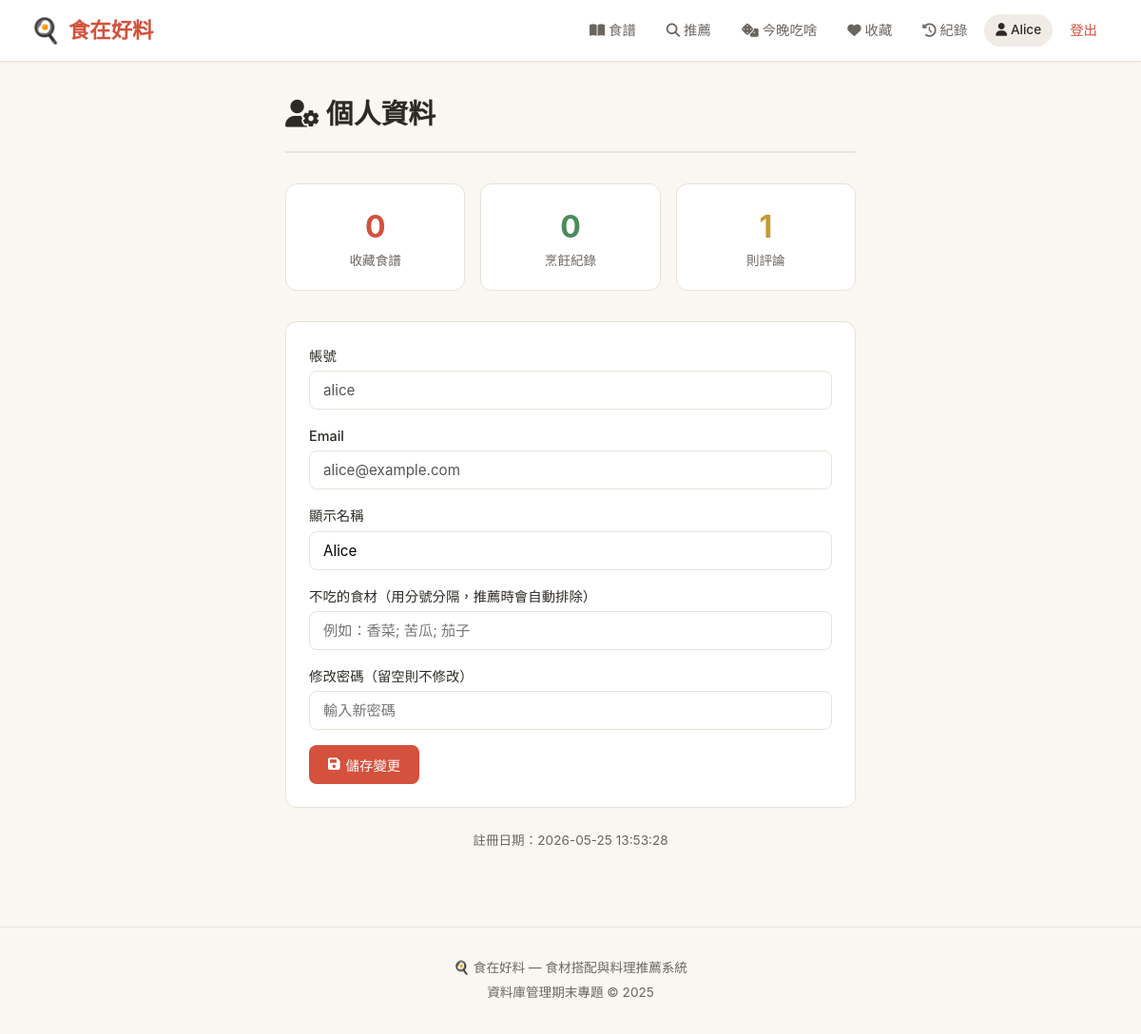
Screenshot of /profile (signed in) with the database file from the repository.
### tables this page shows
CREATE TABLE users (
        user_id       INTEGER PRIMARY KEY AUTOINCREMENT,
        username      TEXT NOT NULL UNIQUE,
        email         TEXT NOT NULL UNIQUE,
        password_hash TEXT NOT NULL,
        display_name  TEXT,
        excluded_ingredients TEXT,
        created_at    DATETIME DEFAULT CURRENT_TIMESTAMP
    );

### app.py (the view, shortened to what this page needs)
@app.route('/profile', methods=['GET', 'POST'])
@login_required
def profile():
    db = get_db()
    user = query_db("SELECT * FROM users WHERE user_id=?", (session['user_id'],), one=True)
    fav_count = query_db("SELECT COUNT(*) as c FROM favorites WHERE user_id=?",
                         (session['user_id'],), one=True)['c']
    cook_count = query_db("SELECT COUNT(*) as c FROM cook_history WHERE user_id=?",
                          (session['user_id'],), one=True)['c']
    review_count = query_db("SELECT COUNT(*) as c FROM reviews WHERE user_id=?",
                            (session['user_id'],), one=True)['c']
    return render_template('profile.html', user=user,
                           fav_count=fav_count, cook_count=cook_count, review_count=review_count)

### app.py (called while the page is built)
def get_db():
    if 'db' not in g:
        g.db = sqlite3.connect(DB_PATH)
        g.db.row_factory = sqlite3.Row
        g.db.execute("PRAGMA foreign_keys = ON")
    return g.db

def query_db(sql, args=(), one=False):
    cur = get_db().execute(sql, args)
    rv = cur.fetchall()
    return (rv[0] if rv else None) if one else rv

def login_required(f):
    @wraps(f)
    def decorated(*args, **kwargs):
        if 'user_id' not in session:
            flash('請先登入', 'warning')
            return redirect(url_for('login'))
        return f(*args, **kwargs)
    return decorated

### templates/profile.html (shortened to what this page needs)
{% extends "base.html" %}
{% block content %}
<div style="max-width:600px;margin:0 auto">
  <div class="page-header">
    <h1><i class="fas fa-user-cog"></i> 個人資料</h1>
  </div>
  <div style="display:grid;grid-template-columns:repeat(3,1fr);gap:1rem;margin-bottom:2rem">
    <div style="background:var(--card);border:1px solid var(--border);border-radius:var(--radius);padding:1.2rem;text-align:center">
      <div style="font-size:2rem;font-weight:700;color:var(--accent)">{{ fav_count }}</div>
      <div class="text-muted" style="font-size:.85rem">收藏食譜</div>
    </div>
    <div style="background:var(--card);border:1px solid var(--border);border-radius:var(--radius);padding:1.2rem;text-align:center">
      <div style="font-size:2rem;font-weight:700;color:var(--green)">{{ cook_count }}</div>
      <div class="text-muted" style="font-size:.85rem">烹飪紀錄</div>
    </div>
    <div style="background:var(--card);border:1px solid var(--border);border-radius:var(--radius);padding:1.2rem;text-align:center">
      <div style="font-size:2rem;font-weight:700;color:var(--gold)">{{ review_count }}</div>
      <div class="text-muted" style="font-size:.85rem">則評論</div>
    </div>
  </div>
  <div style="background:var(--card);border:1px solid var(--border);border-radius:var(--radius);padding:1.5rem">
    <form method="POST">
      <div class="form-group">
        <label>帳號</label>
        <input type="text" class="form-control" value="{{ user.username }}" disabled>
      </div>
      <div class="form-group">
        <label>Email</label>
        <input type="text" class="form-control" value="{{ user.email }}" disabled>
      </div>
      <div class="form-group">
        <label>顯示名稱</label>
        <input type="text" name="display_name" class="form-control" value="{{ user.display_name or '' }}">
      </div>
      <div class="form-group">
        <label>不吃的食材（用分號分隔，推薦時會自動排除）</label>
        <input type="text" name="excluded_ingredients" class="form-control"
               value="{{ user.excluded_ingredients or '' }}" placeholder="例如：香菜; 苦瓜; 茄子">
      </div>
      <div class="form-group">
        <label>修改密碼（留空則不修改）</label>
        <input type="password" name="new_password" class="form-control" placeholder="輸入新密碼">
      </div>
      <button type="submit" class="btn btn-primary"><i class="fas fa-save"></i> 儲存變更</button>
    </form>
  </div>
  <div class="text-center mt-3">
    <p class="text-muted" style="font-size:.85rem">註冊日期：{{ user.created_at }}</p>
  </div>
</div>
{% endblock %}

### templates/base.html (style rules this page uses)
:root { --bg: #faf7f2; --card: #ffffff; --text: #2d2a26; --text2: #6b6560; --accent: #d4513d; --accent2: #e8734a; --green: #4a8c5c; --gold: #c49b2f; --border: #e8e2da; --shadow: 0 2px 12px rgba(45,42,38,0.08); --radius: 12px; --font: 'Noto Sans TC', -apple-system, 'Segoe UI', sans-serif; }
* { margin:0; padding:0; box-sizing:border-box; }
body { font-family: var(--font); background: var(--bg); color: var(--text); line-height: 1.6; min-height: 100vh; }
.page-header { margin-bottom: 2rem; padding-bottom: 1rem; border-bottom: 2px solid var(--border); }
.page-header h1 { font-size: 1.8rem; font-weight: 700; }
.btn { display: inline-flex; align-items: center; gap: 6px; padding: 10px 20px; border-radius: 8px; border: none; font-size: 0.9rem; font-weight: 500; cursor: pointer; text-decoration: none; transition: all 0.2s; font-family: var(--font); }
.btn-primary { background: var(--accent); color: #fff; }
.form-group { margin-bottom: 1rem; }
.form-group label { display: block; font-weight: 500; margin-bottom: 4px; font-size: 0.9rem; color: var(--text); }
.form-control { width: 100%; padding: 10px 14px; border: 1.5px solid var(--border); border-radius: 8px; font-size: 0.95rem; background: var(--card); font-family: var(--font); transition: border-color 0.2s; }
.text-center { text-align: center; }
.text-muted { color: var(--text2); }
.mt-3 { margin-top: 1.5rem; }

### rows the page displays
users: username "alice", email "alice@example.com", display_name "Alice", created_at "2026-05-25 13:53:28"

### other values shown
{{ session.display_name }} "Alice"
{{ fav_count }} "0"
{{ cook_count }} "0"
{{ review_count }} "1"
